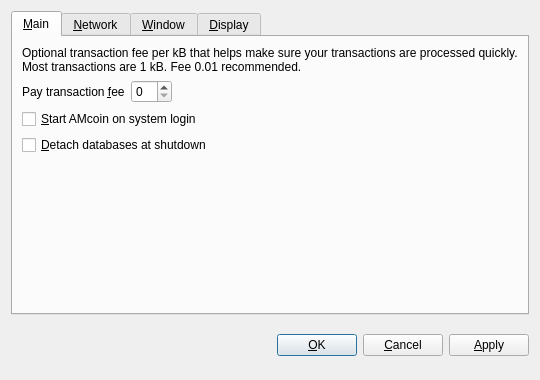
<?xml version="1.0" encoding="UTF-8"?>
<ui version="4.0">
 <class>OptionsDialog</class>
 <widget class="QDialog" name="OptionsDialog">
  <property name="geometry">
   <rect>
    <x>0</x>
    <y>0</y>
    <width>540</width>
    <height>380</height>
   </rect>
  </property>
  <property name="windowTitle">
   <string>Options</string>
  </property>
  <property name="modal">
   <bool>true</bool>
  </property>
  <layout class="QVBoxLayout" name="verticalLayout">
   <item>
    <widget class="QTabWidget" name="tabWidget">
     <property name="tabPosition">
      <enum>QTabWidget::North</enum>
     </property>
     <property name="currentIndex">
      <number>0</number>
     </property>
     <widget class="QWidget" name="tabMain">
      <attribute name="title">
       <string>&amp;Main</string>
      </attribute>
      <layout class="QVBoxLayout" name="verticalLayout_Main">
       <item>
        <widget class="QLabel" name="transactionFeeInfoLabel">
         <property name="text">
          <string>Optional transaction fee per kB that helps make sure your transactions are processed quickly. Most transactions are 1 kB. Fee 0.01 recommended.</string>
         </property>
         <property name="textFormat">
          <enum>Qt::PlainText</enum>
         </property>
         <property name="wordWrap">
          <bool>true</bool>
         </property>
        </widget>
       </item>
       <item>
        <layout class="QHBoxLayout" name="horizontalLayout_Main">
         <item>
          <widget class="QLabel" name="transactionFeeLabel">
           <property name="text">
            <string>Pay transaction &amp;fee</string>
           </property>
           <property name="textFormat">
            <enum>Qt::PlainText</enum>
           </property>
           <property name="buddy">
            <cstring>transactionFee</cstring>
           </property>
          </widget>
         </item>
         <item>
          <widget class="BitcoinAmountField" name="transactionFee"/>
         </item>
         <item>
          <spacer name="horizontalSpacer_Main">
           <property name="orientation">
            <enum>Qt::Horizontal</enum>
           </property>
           <property name="sizeHint" stdset="0">
            <size>
             <width>40</width>
             <height>20</height>
            </size>
           </property>
          </spacer>
         </item>
        </layout>
       </item>
       <item>
        <widget class="QCheckBox" name="bitcoinAtStartup">
         <property name="toolTip">
          <string>Automatically start AMcoin after logging in to the system.</string>
         </property>
         <property name="text">
          <string>&amp;Start AMcoin on system login</string>
         </property>
        </widget>
       </item>
       <item>
        <widget class="QCheckBox" name="detachDatabases">
         <property name="toolTip">
          <string>Detach block and address databases at shutdown. This means they can be moved to another data directory, but it slows down shutdown. The wallet is always detached.</string>
         </property>
         <property name="text">
          <string>&amp;Detach databases at shutdown</string>
         </property>
        </widget>
       </item>
       <item>
        <spacer name="verticalSpacer_Main">
         <property name="orientation">
          <enum>Qt::Vertical</enum>
         </property>
         <property name="sizeHint" stdset="0">
          <size>
           <width>20</width>
           <height>40</height>
          </size>
         </property>
        </spacer>
       </item>
      </layout>
     </widget>
     <widget class="QWidget" name="tabNetwork">
      <attribute name="title">
       <string>&amp;Network</string>
      </attribute>
      <layout class="QVBoxLayout" name="verticalLayout_Network">
       <item>
        <widget class="QCheckBox" name="mapPortUpnp">
         <property name="toolTip">
          <string>Automatically open the AMcoin client port on the router. This only works when your router supports UPnP and it is enabled.</string>
         </property>
         <property name="text">
          <string>Map port using &amp;UPnP</string>
         </property>
        </widget>
       </item>
       <item>
        <widget class="QCheckBox" name="connectSocks">
         <property name="toolTip">
          <string>Connect to the AMcoin network through a SOCKS proxy (e.g. when connecting through Tor).</string>
         </property>
         <property name="text">
          <string>&amp;Connect through SOCKS proxy:</string>
         </property>
        </widget>
       </item>
       <item>
        <layout class="QHBoxLayout" name="horizontalLayout_Network">
         <item>
          <widget class="QLabel" name="proxyIpLabel">
           <property name="text">
            <string>Proxy &amp;IP:</string>
           </property>
           <property name="textFormat">
            <enum>Qt::PlainText</enum>
           </property>
           <property name="buddy">
            <cstring>proxyIp</cstring>
           </property>
          </widget>
         </item>
         <item>
          <widget class="QValidatedLineEdit" name="proxyIp">
           <property name="maximumSize">
            <size>
             <width>140</width>
             <height>16777215</height>
            </size>
           </property>
           <property name="toolTip">
            <string>IP address of the proxy (e.g. 127.0.0.1)</string>
           </property>
          </widget>
         </item>
         <item>
          <widget class="QLabel" name="proxyPortLabel">
           <property name="text">
            <string>&amp;Port:</string>
           </property>
           <property name="textFormat">
            <enum>Qt::PlainText</enum>
           </property>
           <property name="buddy">
            <cstring>proxyPort</cstring>
           </property>
          </widget>
         </item>
         <item>
          <widget class="QLineEdit" name="proxyPort">
           <property name="maximumSize">
            <size>
             <width>55</width>
             <height>16777215</height>
            </size>
           </property>
           <property name="toolTip">
            <string>Port of the proxy (e.g. 9050)</string>
           </property>
          </widget>
         </item>
         <item>
          <widget class="QLabel" name="socksVersionLabel">
           <property name="text">
            <string>SOCKS &amp;Version:</string>
           </property>
           <property name="textFormat">
            <enum>Qt::PlainText</enum>
           </property>
           <property name="buddy">
            <cstring>socksVersion</cstring>
           </property>
          </widget>
         </item>
         <item>
          <widget class="QValueComboBox" name="socksVersion">
           <property name="toolTip">
            <string>SOCKS version of the proxy (e.g. 5)</string>
           </property>
          </widget>
         </item>
         <item>
          <spacer name="horizontalSpacer_Network">
           <property name="orientation">
            <enum>Qt::Horizontal</enum>
           </property>
           <property name="sizeHint" stdset="0">
            <size>
             <width>40</width>
             <height>20</height>
            </size>
           </property>
          </spacer>
         </item>
        </layout>
       </item>
       <item>
        <spacer name="verticalSpacer_Network">
         <property name="orientation">
          <enum>Qt::Vertical</enum>
         </property>
         <property name="sizeHint" stdset="0">
          <size>
           <width>20</width>
           <height>40</height>
          </size>
         </property>
        </spacer>
       </item>
      </layout>
     </widget>
     <widget class="QWidget" name="tabWindow">
      <attribute name="title">
       <string>&amp;Window</string>
      </attribute>
      <layout class="QVBoxLayout" name="verticalLayout_Window">
       <item>
        <widget class="QCheckBox" name="minimizeToTray">
         <property name="toolTip">
          <string>Show only a tray icon after minimizing the window.</string>
         </property>
         <property name="text">
          <string>&amp;Minimize to the tray instead of the taskbar</string>
         </property>
        </widget>
       </item>
       <item>
        <widget class="QCheckBox" name="minimizeOnClose">
         <property name="toolTip">
          <string>Minimize instead of exit the application when the window is closed. When this option is enabled, the application will be closed only after selecting Quit in the menu.</string>
         </property>
         <property name="text">
          <string>M&amp;inimize on close</string>
         </property>
        </widget>
       </item>
       <item>
        <spacer name="verticalSpacer_Window">
         <property name="orientation">
          <enum>Qt::Vertical</enum>
         </property>
         <property name="sizeHint" stdset="0">
          <size>
           <width>20</width>
           <height>40</height>
          </size>
         </property>
        </spacer>
       </item>
      </layout>
     </widget>
     <widget class="QWidget" name="tabDisplay">
      <attribute name="title">
       <string>&amp;Display</string>
      </attribute>
      <layout class="QVBoxLayout" name="verticalLayout_Display">
       <item>
        <layout class="QHBoxLayout" name="horizontalLayout_1_Display">
         <item>
          <widget class="QLabel" name="langLabel">
           <property name="text">
            <string>User Interface &amp;language:</string>
           </property>
           <property name="textFormat">
            <enum>Qt::PlainText</enum>
           </property>
           <property name="buddy">
            <cstring>lang</cstring>
           </property>
          </widget>
         </item>
         <item>
          <widget class="QValueComboBox" name="lang">
           <property name="toolTip">
            <string>The user interface language can be set here. This setting will take effect after restarting AMcoin.</string>
           </property>
          </widget>
         </item>
        </layout>
       </item>
       <item>
        <layout class="QHBoxLayout" name="horizontalLayout_2_Display">
         <item>
          <widget class="QLabel" name="unitLabel">
           <property name="text">
            <string>&amp;Unit to show amounts in:</string>
           </property>
           <property name="textFormat">
            <enum>Qt::PlainText</enum>
           </property>
           <property name="buddy">
            <cstring>unit</cstring>
           </property>
          </widget>
         </item>
         <item>
          <widget class="QValueComboBox" name="unit">
           <property name="toolTip">
            <string>Choose the default subdivision unit to show in the interface and when sending coins.</string>
           </property>
          </widget>
         </item>
        </layout>
       </item>
       <item>
        <widget class="QCheckBox" name="displayAddresses">
         <property name="toolTip">
          <string>Whether to show AMcoin addresses in the transaction list.</string>
         </property>
         <property name="text">
          <string>&amp;Display addresses in transaction list</string>
         </property>
        </widget>
       </item>
       <item>
        <widget class="QCheckBox" name="coinControlFeatures">
         <property name="toolTip">
          <string>Whether to show coin control features or not.</string>
         </property>
         <property name="text">
          <string>Display coin &amp;control features (experts only!)</string>
         </property>
        </widget>
       </item>
       <item>
        <spacer name="verticalSpacer_Display">
         <property name="orientation">
          <enum>Qt::Vertical</enum>
         </property>
         <property name="sizeHint" stdset="0">
          <size>
           <width>20</width>
           <height>40</height>
          </size>
         </property>
        </spacer>
       </item>
      </layout>
     </widget>
    </widget>
   </item>
   <item>
    <layout class="QHBoxLayout" name="horizontalLayout_Buttons">
     <item>
      <spacer name="horizontalSpacer_1">
       <property name="orientation">
        <enum>Qt::Horizontal</enum>
       </property>
       <property name="sizeHint" stdset="0">
        <size>
         <width>40</width>
         <height>48</height>
        </size>
       </property>
      </spacer>
     </item>
     <item>
      <widget class="QLabel" name="statusLabel">
       <property name="font">
        <font>
         <weight>75</weight>
         <bold>true</bold>
        </font>
       </property>
       <property name="text">
        <string/>
       </property>
       <property name="textFormat">
        <enum>Qt::PlainText</enum>
       </property>
       <property name="wordWrap">
        <bool>true</bool>
       </property>
      </widget>
     </item>
     <item>
      <spacer name="horizontalSpacer_2">
       <property name="orientation">
        <enum>Qt::Horizontal</enum>
       </property>
       <property name="sizeHint" stdset="0">
        <size>
         <width>40</width>
         <height>48</height>
        </size>
       </property>
      </spacer>
     </item>
     <item>
      <widget class="QPushButton" name="okButton">
       <property name="text">
        <string>&amp;OK</string>
       </property>
      </widget>
     </item>
     <item>
      <widget class="QPushButton" name="cancelButton">
       <property name="text">
        <string>&amp;Cancel</string>
       </property>
       <property name="autoDefault">
        <bool>false</bool>
       </property>
      </widget>
     </item>
     <item>
      <widget class="QPushButton" name="applyButton">
       <property name="text">
        <string>&amp;Apply</string>
       </property>
       <property name="autoDefault">
        <bool>false</bool>
       </property>
      </widget>
     </item>
    </layout>
   </item>
  </layout>
 </widget>
 <customwidgets>
  <customwidget>
   <class>BitcoinAmountField</class>
   <extends>QSpinBox</extends>
   <header>bitcoinamountfield.h</header>
  </customwidget>
  <customwidget>
   <class>QValueComboBox</class>
   <extends>QComboBox</extends>
   <header>qvaluecombobox.h</header>
  </customwidget>
  <customwidget>
   <class>QValidatedLineEdit</class>
   <extends>QLineEdit</extends>
   <header>qvalidatedlineedit.h</header>
  </customwidget>
 </customwidgets>
 <resources/>
 <connections/>
</ui>
